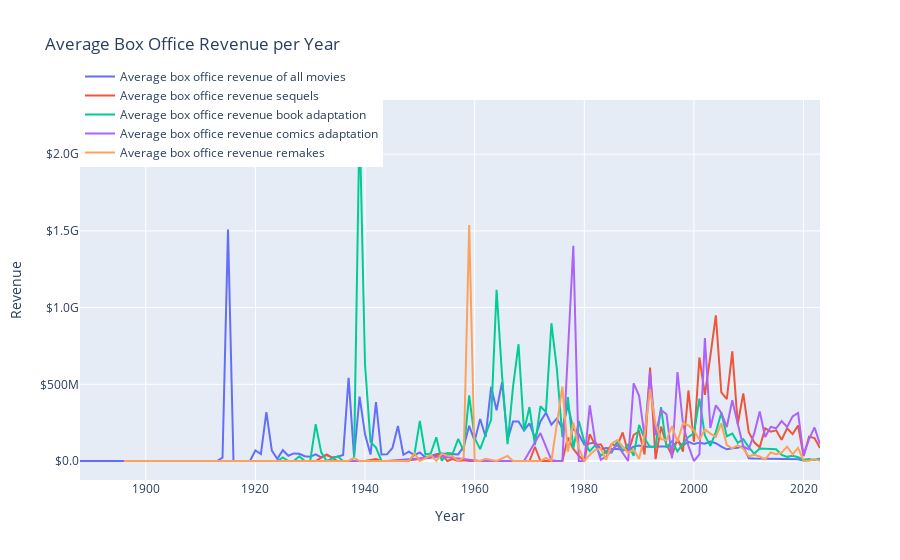

The notebook cell saved with this chart:
### Markdown cell above
Calculation and plot of the average inflation-adjusted box office revenue per year, both for all movies and for movies with sequels

### Code cell
from src.models.box_office_revenue import get_average_box_office_revenue

fig = get_average_box_office_revenue(movie_frames_concat)
fig.write_html("results/average_box_office_revenue.html")
fig
